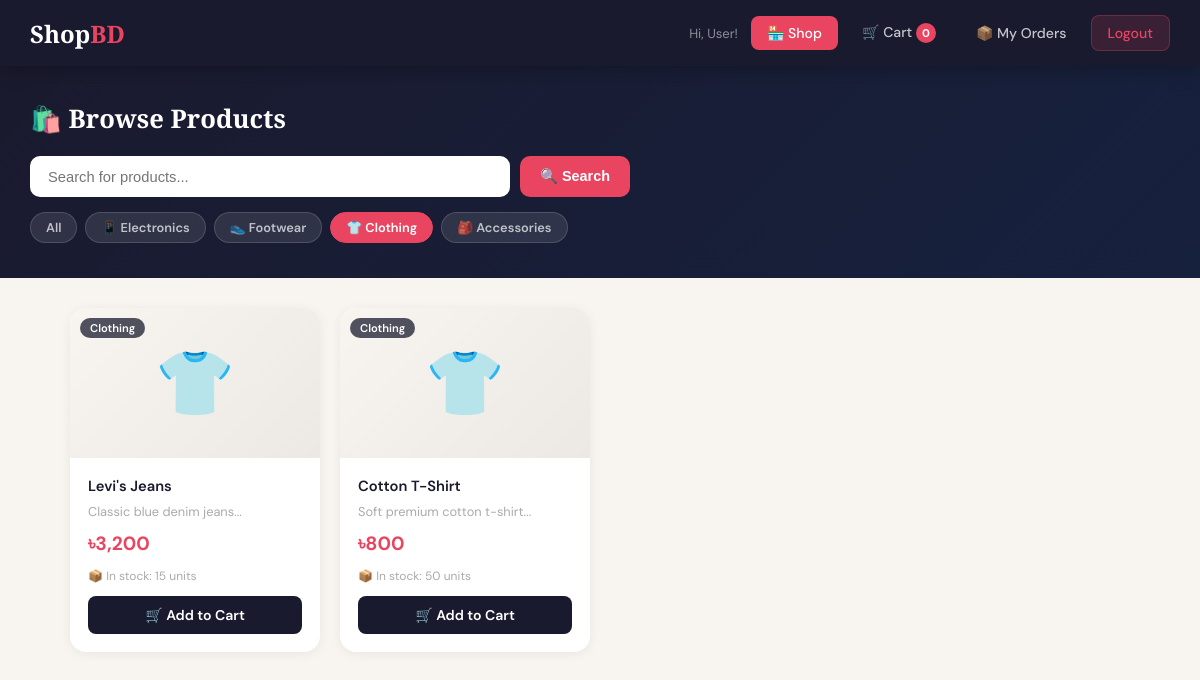
Screenshot of /user/home.php?cat=Clothing (signed in) with the database file from the repository.
### tables this page shows
CREATE TABLE IF NOT EXISTS products (
    id INT AUTO_INCREMENT PRIMARY KEY,
    name VARCHAR(200) NOT NULL,
    description TEXT,
    price DECIMAL(10,2) NOT NULL,
    image VARCHAR(255) DEFAULT 'default.jpg',
    stock INT DEFAULT 0,
    category VARCHAR(100),
    created_at TIMESTAMP DEFAULT CURRENT_TIMESTAMP
);

### includes/db.php (called while the page is built, shortened)
<?php
$conn = mysqli_connect(DB_HOST, DB_USER, DB_PASS, DB_NAME);
function sanitize($data) {
    global $conn;
    return mysqli_real_escape_string($conn, htmlspecialchars(trim($data)));
}
?>

### user/home.php (the view, shortened to what this page needs)
<?php
require_once '../includes/db.php';
$user_id = $_SESSION['user_id'];
$cart_count = mysqli_fetch_assoc(mysqli_query($conn, "SELECT SUM(quantity) as c FROM cart WHERE user_id=$user_id"))['c'] ?? 0;
$search = isset($_GET['q']) ? sanitize($_GET['q']) : '';
$category = isset($_GET['cat']) ? sanitize($_GET['cat']) : '';
$where = "WHERE 1=1";
if ($category) $where .= " AND category='$category'";
$products = mysqli_query($conn, "SELECT * FROM products $where AND stock > 0 ORDER BY created_at DESC");
?>
<!DOCTYPE html>
<html>
<head>
</head>
<body>
<nav>
    <a href="home.php" class="nav-logo">Shop<span>BD</span></a>
    <div class="nav-links">
        <span class="nav-user">Hi, <?= $_SESSION['user_name'] ?>!</span>
        <a href="home.php" class="active">🏪 Shop</a>
        <a href="cart.php">🛒 Cart <span class="cart-badge"><?= $cart_count > 0 ? $cart_count : 0 ?></span></a>
        <a href="orders.php">📦 My Orders</a>
        <a href="../logout.php" class="logout">Logout</a>
    </div>
</nav>
<div class="shop-header">
    <h2>🛍️ Browse Products</h2>
    <form method="GET" class="search-bar">
        <input type="text" name="q" placeholder="Search for products..." value="<?= htmlspecialchars($search) ?>">
        <button type="submit">🔍 Search</button>
    </form>
    <div class="cat-filter">
        <a href="home.php<?= $search ? '?q='.urlencode($search) : '' ?>" class="cat-btn <?= !$category ? 'active' : '' ?>">All</a>
        <?php
        $cats_list = mysqli_query($conn, "SELECT DISTINCT category FROM products WHERE stock>0");
        while ($c = mysqli_fetch_assoc($cats_list)):
            $icons = ['Electronics'=>'📱','Clothing'=>'👕','Footwear'=>'👟','Accessories'=>'🎒','Other'=>'📦'];
            $ci = $icons[$c['category']] ?? '🏷️';
        ?>
        <a href="home.php?cat=<?= urlencode($c['category']) ?><?= $search ? '&q='.urlencode($search) : '' ?>"
           class="cat-btn <?= $category === $c['category'] ? 'active' : '' ?>">
            <?= $ci ?> <?= htmlspecialchars($c['category']) ?>
        </a>
        <?php endwhile; ?>
    </div>
</div>
<div class="page-container">
    <div class="product-grid">
        <?php if (mysqli_num_rows($products) > 0):
            while ($p = mysqli_fetch_assoc($products)):
                $icons = ['Electronics'=>'📱','Clothing'=>'👕','Footwear'=>'👟','Accessories'=>'🎒'];
                $icon = $icons[$p['category']] ?? '📦';
        ?>
        <div class="product-card">
            <div class="product-img">
                <?= $icon ?>
                <div class="cat-tag"><?= htmlspecialchars($p['category']) ?></div>
            </div>
            <div class="product-body">
                <div class="product-name"><?= htmlspecialchars($p['name']) ?></div>
                <div class="product-desc"><?= htmlspecialchars(substr($p['description'], 0, 60)) ?>...</div>
                <div class="product-price">৳<?= number_format($p['price'], 0) ?></div>
                <div class="product-stock">📦 In stock: <?= $p['stock'] ?> units</div>
                <button class="add-cart-btn" onclick="addToCart(<?= $p['id'] ?>, '<?= addslashes($p['name']) ?>')">
                    🛒 Add to Cart
                </button>
            </div>
        </div>
        <?php endwhile; endif; ?>
    </div>
</div>
</body>
</html>

### includes/style.php (style rules this page uses)
* { margin: 0; padding: 0; box-sizing: border-box; }
:root { --primary: #1a1a2e; --accent: #e94560; --gold: #f5a623; --light: #f8f5f0; --white: #ffffff; --border: #eaeaea; --sub: #888; --success: #27ae60; --danger: #e74c3c; --warning: #f39c12; }
body { font-family: 'DM Sans', sans-serif; background: var(--light); color: #2d2d2d; min-height: 100vh; }
nav { background: var(--primary); padding: 15px 30px; display: flex; align-items: center; justify-content: space-between; position: sticky; top: 0; z-index: 100; box-shadow: 0 2px 20px rgba(0,0,0,0.3); }
.nav-logo { font-family: 'Playfair Display', serif; color: white; font-size: 1.5rem; font-weight: 700; text-decoration: none; }
.nav-logo span { color: var(--accent); }
.nav-links { display: flex; align-items: center; gap: 8px; flex-wrap: wrap; }
.nav-links a { color: rgba(255,255,255,0.75); text-decoration: none; padding: 8px 16px; border-radius: 8px; font-size: 0.88rem; font-weight: 500; transition: all 0.2s; }
.nav-links a.active { background: var(--accent); color: white; }
.nav-links a.logout { background: rgba(233,69,96,0.15); color: var(--accent); border: 1px solid rgba(233,69,96,0.3); }
.nav-user { color: rgba(255,255,255,0.5); font-size: 0.82rem; margin-right: 5px; }
.page-container { max-width: 1100px; margin: 0 auto; padding: 30px 20px; }

### user/home.php (style rules this page uses)
.shop-header { background: linear-gradient(135deg, #1a1a2e, #16213e); color: white; padding: 35px 30px; }
.shop-header h2 { font-family: 'Playfair Display',serif; font-size: 1.6rem; margin-bottom: 20px; }
.search-bar { display: flex; gap: 10px; max-width: 600px; }
.search-bar input { flex: 1; padding: 12px 18px; border: none; border-radius: 10px; font-size: 0.92rem; outline: none; }
.search-bar button { padding: 12px 20px; background: #e94560; color: white; border: none; border-radius: 10px; cursor: pointer; font-size: 0.9rem; font-weight: 600; }
.cat-filter { display: flex; gap: 8px; flex-wrap: wrap; margin-top: 15px; }
.cat-btn { padding: 6px 15px; border-radius: 20px; font-size: 0.8rem; font-weight: 600; text-decoration: none; background: rgba(255,255,255,0.1); color: rgba(255,255,255,0.7); border: 1px solid rgba(255,255,255,0.15); transition: all 0.2s; }
.cat-btn:hover, .cat-btn.active { background: #e94560; color: white; border-color: #e94560; }
.product-grid { display: grid; grid-template-columns: repeat(auto-fill, minmax(230px, 1fr)); gap: 20px; }
.product-card { background: white; border-radius: 16px; overflow: hidden; box-shadow: 0 2px 12px rgba(0,0,0,0.06); transition: all 0.25s; }
.product-img { width: 100%; height: 150px; background: linear-gradient(135deg, #f8f5f0, #ece9e4); display: flex; align-items: center; justify-content: center; font-size: 4rem; position: relative; }
.cat-tag { position: absolute; top: 10px; left: 10px; background: rgba(26,26,46,0.75); color: white; padding: 3px 10px; border-radius: 12px; font-size: 0.7rem; font-weight: 600; }
.product-body { padding: 18px; }
.product-name { font-weight: 600; font-size: 0.92rem; color: #1a1a2e; margin-bottom: 6px; }
.product-desc { font-size: 0.8rem; color: #aaa; margin-bottom: 10px; line-height: 1.5; }
.product-price { font-size: 1.2rem; font-weight: 700; color: #e94560; margin-bottom: 12px; }
.product-stock { font-size: 0.75rem; color: #aaa; margin-bottom: 12px; }
.add-cart-btn { width: 100%; padding: 10px; background: #1a1a2e; color: white; border: none; border-radius: 8px; font-size: 0.88rem; font-weight: 600; cursor: pointer; transition: all 0.2s; font-family: 'DM Sans',sans-serif; }
.cart-badge { background: #e94560; color: white; border-radius: 50%; width: 20px; height: 20px; font-size: 0.7rem; display: inline-flex; align-items: center; justify-content: center; font-weight: 700; }

### rows the page displays
products: category "👕", category "Clothing", name "Levi's Jeans", description "Classic blue denim jeans", price "3,200", stock "15"
products: category "👕", category "Clothing", name "Cotton T-Shirt", description "Soft premium cotton t-shirt", price "800", stock "50"

### other values shown
$_SESSION['user_name'] "User"
$ci "📱"
$c['category'] "Electronics"
$ci "👟"
$c['category'] "Footwear"
$ci "👕"
$c['category'] "Clothing"
$ci "🎒"
$c['category'] "Accessories"
